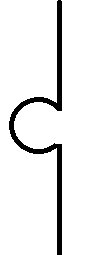
#> input picture drawing_features/curved_line.png, 100 x 255 px
$ python drawing_tools.py
#> lines starting #> are read from the running program, lines starting #| are printed output that depends on the picture; after the words box and inside, x2 and y2 are one past the last pixel; in counts of white or black regions, pixels touching at a corner belong together; pictures that were not available may be replaced by others from this repository, and a replacement may not be noted
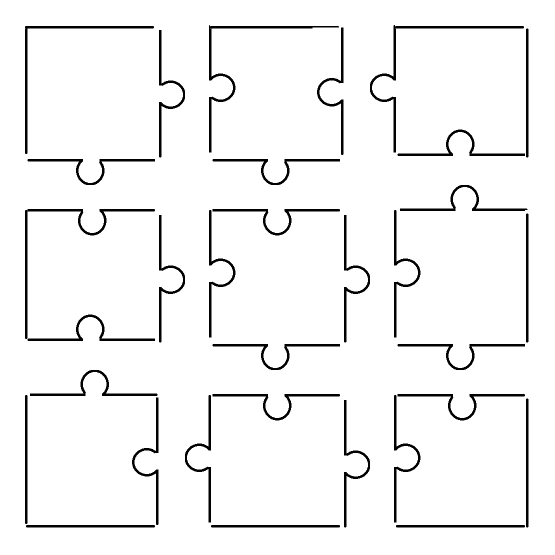
#> input picture display_image.png, 1110 x 1110 px, given in place of st_line.png, which was not available (shown at 1/2 size)
import numpy as np
import matplotlib.pyplot as plt
from PIL import Image

def transform_image(image, flip=False, rotate=0):

    if flip:
        image = image.transpose(Image.FLIP_LEFT_RIGHT)
    image = image.rotate(rotate * 90, expand=True)

    return image

def display_images(input_values, img1=Image.open('drawing_features/curved_line.png'), img2=Image.open('drawing_features/st_line.png'), output_size=(450, 500)):

    images = []

    for i, input in enumerate(input_values):
        if input == 0:
            images.append(transform_image(img2, flip=False, rotate=i))
            plt.imshow(images[0])
        elif input == 1:
            images.append(transform_image(img1, flip=False, rotate=i if i%2==0 else -i))
        elif input == -1:
            images.append(transform_image(img1, flip=True, rotate=i if i%2==0 else -i))


    left, top, right, bottom = images
    final_image = Image.new('RGB', output_size, (255, 255, 255))
    if input_values[0]==1:
        final_image.paste(left, (50, 80))
    elif input_values[0]==-1:
        final_image.paste(left, (70, 80))

    else:
        final_image.paste(left, (110, 80))

    if input_values[1]==1:
        final_image.paste(top, (120, 20))
    elif input_values[1]==-1:
       final_image.paste(top, (115, 40))

    else:
        final_image.paste(top, (110, 80))

    if input_values[2]==1:
        final_image.paste(right, (340, 90))
    elif input_values[2]==-1:
       final_image.paste(right, (315, 85))

    else:
        final_image.paste(right, (370, 80))

    if input_values[3]==1:
         final_image.paste(bottom, (115, 310))
    elif input_values[3]==-1:
        final_image.paste(bottom, (115, 280))

    else:
        final_image.paste(bottom, (105, 340))
    return final_image.crop((60,30,430,400))


def transform_image(image, flip=False, rotate=0):
    if flip:
        image = image.transpose(Image.FLIP_LEFT_RIGHT)
    image = image.rotate(rotate * 90, expand=True)

    return image


def create_large_image(piece_instructions, piece_size=(370, 370), grid_size=(3, 3)):
    img1 = Image.open('drawing_features/curved_line.png')
    img2 = Image.open('drawing_features/st_line.png')

    large_image = Image.new('RGB', (370*3,370*3), (255, 255, 255))

    for i,piece in enumerate(piece_instructions):
        if piece==[]:
            continue
        else:
            # Calculate the row and column of the current piece in the 3x3 grid
            row = i // grid_size[1]
            col = i % grid_size[1]
            large_image.paste(display_images(piece[0], img1, img2), ( col*370, row*370))
    return large_image


if __name__=="__main__":


    solved_puzzle=[[[0, 0, 1, 1], 8, 2],
    [[-1, 0, -1, 1], 7, 2],
    [[1, 0, 0, -1], 6, 2],
    [[0, -1, 1, -1], 5, 2],
    [[-1, -1, 1, 1], 4, 0],
    [[-1, 1, 0, 1], 1, 1],
    [[0, 1, -1, 0], 2, 2],
    [[1, -1, 1, 0], 3, 3],
    [[-1, -1, 0, 0], 0, 2]]
#> solved_puzzle = [[[0, 0, 1, 1], 8, 2], [[-1, 0, -1, 1], 7, 2], [[1, 0, 0, -1], 6, 2], [[0, -1, 1, -1], 5, 2], [[-1, -1, 1, 1], 4, 0], [[-1, 1, 0, 1], 1, 1], [[0, 1, -1, 0], 2, 2], [[1, -1, 1, 0], 3, 3], [[-1, -1, 0, 0], 0, 2]]

    # Generate the large image with the puzzle pieces
    large_image = create_large_image(solved_puzzle)
#> in create_large_image, img1 is the input picture: PIL image 100x255 RGBA; mean R, G, B, A 237.8, 237.8, 237.8, 255
#> in create_large_image, img2 is the input picture: PIL image 1110x1110 RGB; 95.4% white; 32 black regions, largest, box (x1, y1, x2, y2) and area: (50, 418, 310, 678) 3005, (740, 50, 1048, 305) 2983, (418, 50, 678, 305) 2880
#> in create_large_image, `large_image = Image.new('RGB', (370*3,370*3), (255, 255, 255))`: large_image: PIL image 1110x1110 RGB; every value is 255
#> in create_large_image, `row = i // grid_size[1]`: row = 0
#> the loop in display_images, `for i, input in enumerate(input_values):` made 4 passes
#> pass 3, in transform_image (call 3), `image = image.rotate(rotate * 90, expand=True)`:
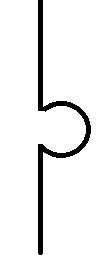
#> image: PIL image 100x255 RGBA; mean R, G, B, A 237.8, 237.8, 237.8, 255
#> after the loop in display_images, `for i, input in enumerate(input_values):`: images = 4 items
#> in display_images, `left, top, right, bottom = images`:
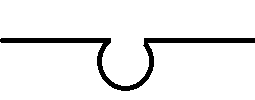
#> bottom: PIL image 255x100 RGBA; mean R, G, B, A 237.8, 237.8, 237.8, 255
#> in display_images, `final_image = Image.new('RGB', output_size, (255, 255, 255))`: final_image: PIL image 450x500 RGB; every value is 255
#> in display_images, `final_image.paste(left, (110, 80))`: final_image: PIL image 450x500 RGB; 97.3% white; 6 black regions, box (x1, y1, x2, y2) and area: (160, 132, 418, 388) 2539, (165, 398, 420, 450) 1710, (428, 284, 450, 395) 648, (428, 140, 450, 252) 645, (165, 498, 276, 500) 222, (309, 498, 420, 500) 221
#> in display_images, `final_image.paste(top, (110, 80))`: final_image: PIL image 450x500 RGB; 97.3% white; 3 black regions, box (x1, y1, x2, y2) and area: (160, 142, 415, 450) 2983, (369, 140, 422, 395) 1719, (167, 133, 425, 138) 1286
#> in display_images, `final_image.paste(right, (340, 90))`: final_image: PIL image 450x500 RGB; 97.4% white; 4 black regions, box (x1, y1, x2, y2) and area: (160, 142, 415, 450) 2983, (378, 90, 431, 345) 1719, (167, 133, 340, 138) 863, (417, 345, 422, 395) 248
#> in display_images, `final_image.paste(bottom, (115, 310))`:
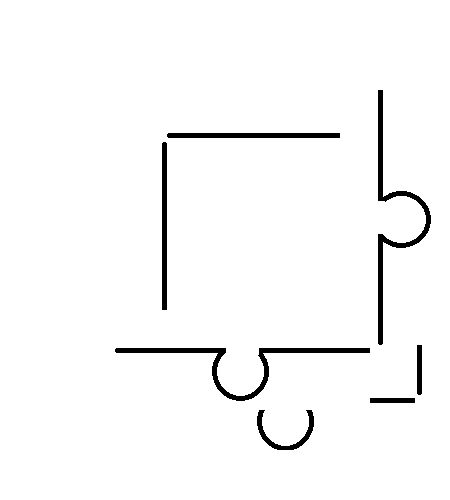
#> final_image: PIL image 450x500 RGB; 97.3% white; 7 black regions, largest, box (x1, y1, x2, y2) and area: (378, 90, 431, 345) 1719, (115, 348, 370, 401) 1719, (167, 133, 340, 138) 863
#> in display_images, `return final_image.crop((60,30,430,400))`:
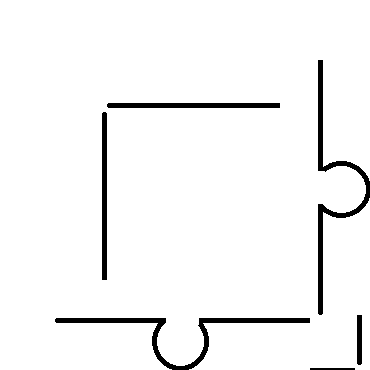
#> returned value: PIL image 370x370 RGB; 96% white; 6 black regions, box (x1, y1, x2, y2) and area: (318, 60, 370, 315) 1710, (55, 318, 310, 370) 1710, (107, 103, 280, 108) 863, (102, 112, 107, 280) 838, (357, 315, 362, 365) 248, (310, 368, 355, 370) 90
#> in create_large_image, `large_image.paste(display_images(piece[0], img1, img2), ( col*370, row..`:
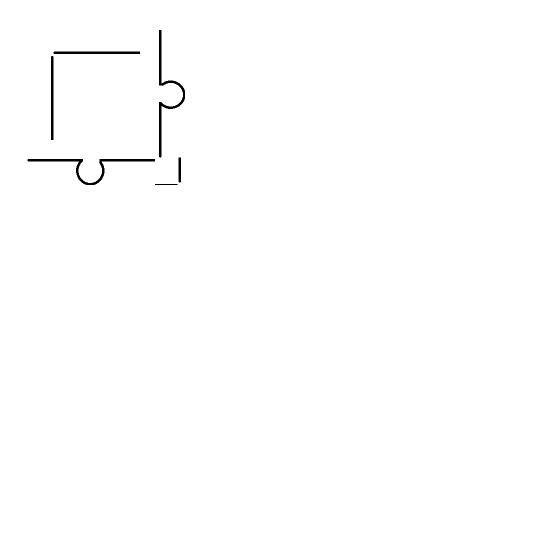
#> large_image: PIL image 1110x1110 RGB (shown at 1/2 size); 99.6% white; 6 black regions, box (x1, y1, x2, y2) and area: (318, 60, 370, 315) 1710, (55, 318, 310, 370) 1710, (107, 103, 280, 108) 863, (102, 112, 107, 280) 838, (357, 315, 362, 365) 248, (310, 368, 355, 370) 90
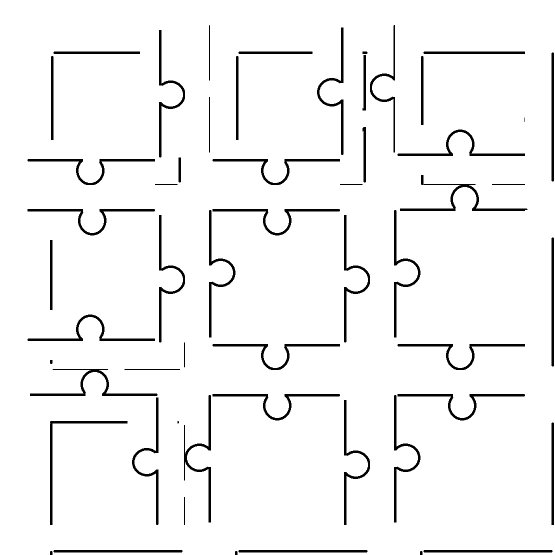
#> large_image: PIL image 1110x1110 RGB (shown at 1/2 size); 95.3% white; 55 black regions (2 under 20 px), largest, box (x1, y1, x2, y2) and area: (800, 350, 1055, 422) 2007, (368, 790, 422, 1045) 1932, (60, 738, 315, 792) 1931

    # Display the large image
    plt.imshow(large_image)
    plt.axis('off')  # Hide axes
    plt.show()
